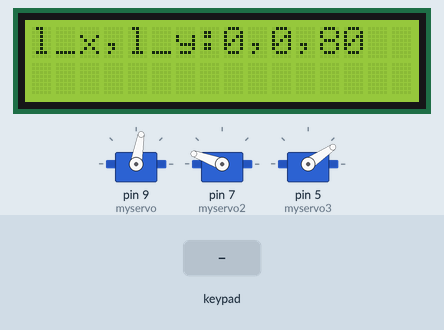
The sketch below on a simulated Arduino Uno, built with avr-gcc and run on an emulated ATmega328P. Parts: 16×2 character LCD, 3 × servo. The inputs (shaded band) are chosen by the test bench. What the sketch prints to the serial monitor is not drawn.

Above: at 1.2 s.
1.3 s: key 'D' pressed
At 2.1 s:
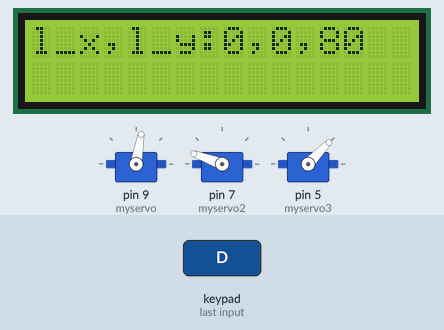
3.2 s: key 'R' pressed
At 3.41 s:
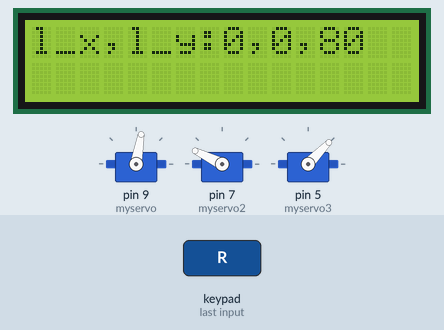
5.0 s: key 'U' pressed
At 6.6 s:
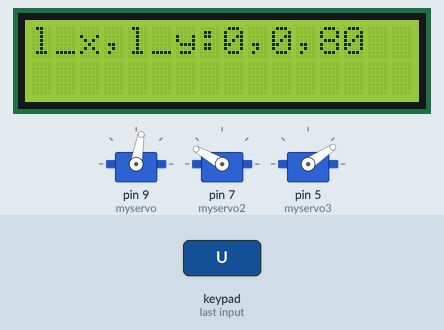
8.0 s: key 'U' pressed
At 9.0 s:
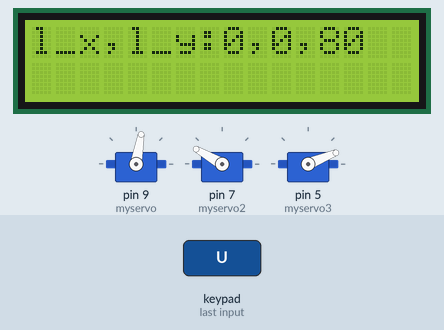
11.0 s: key 'U' pressed
At 12.5 s:
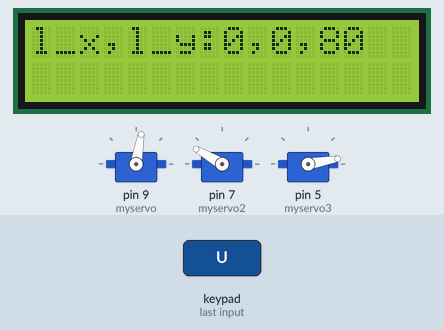
12.9 s: key 'L' pressed
At 14.5 s:
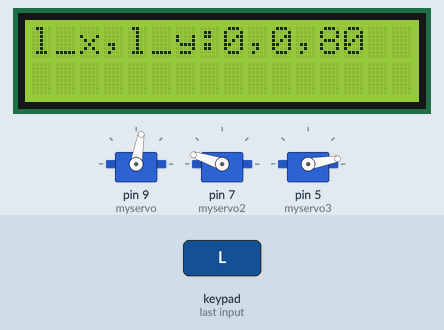
Timing chart, 0 to 15.8 s (numbered marks = the images above; inputs shaded):
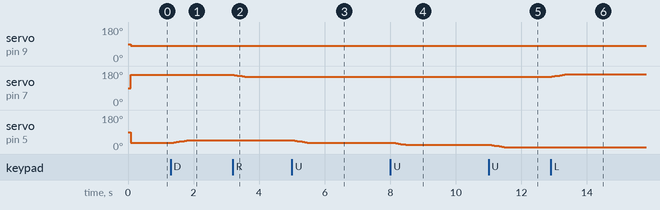

The sketch:

RoboticArm.ino
```cpp
#include <PS2X_lib.h>  //for v1.6
#include <Servo.h>

#include <Wire.h>
#include <LiquidCrystal_PCF8574.h>

Servo myservo;  // create servo object to control a servo
Servo myservo2;  // create servo object to control a servo
Servo myservo3;  // create servo object to control a servo
PS2X ps2x; // create PS2 Controller Class

LiquidCrystal_PCF8574 lcd(0x27);

//right now, the library does NOT support hot pluggable controllers, meaning
//you must always either restart your Arduino after you conect the controller,
//or call config_gamepad(pins) again after connecting the controller.
int error = 0;
byte type = 0;
byte vibrate = 0;
int val=80;      // variable on custom val
int val2=160;    // variable on custom val
int val3=34;     // variable on custom val
int spd=1;
int l_x,l_y,r_x,r_y;
int show;

void setup(){
 Serial.begin(57600);
  int error;
  Wire.begin();
  Wire.beginTransmission(0x27);
  error = Wire.endTransmission();
  lcd.begin(16, 2);

 myservo.attach(9);// attaches the servo on pin 9 to the servo object
 myservo2.attach(7);// attaches the servo on pin 7 to the servo object
 myservo3.attach(5);// attaches the servo on pin 5 to the servo object

 error = ps2x.config_gamepad(13,11,10,12, true, true);   //setup pins and settings:  GamePad(clock, command, attention, data, Pressures?, Rumble?) check for error

 if(error == 0){
   Serial.println("Found Controller, configured successful");
 }

  else if(error == 1)
   Serial.println("No controller found, check wiring, see readme.txt to enable debug. visit www.billporter.info for troubleshooting tips");

  else if(error == 2)
   Serial.println("Controller found but not accepting commands. see readme.txt to enable debug.");

  else if(error == 3)
   Serial.println("Controller refusing to enter Pressures mode, may not support it. ");

   //Serial.print(ps2x.Analog(1), HEX);

   type = ps2x.readType();
     switch(type) {
       case 0:
        Serial.println("Unknown Controller type");
       break;
       case 1:
        Serial.println("DualShock Controller Found");
       break;
     }

}

void loop(){
   /* You must Read Gamepad to get new values
   Read GamePad and set vibration values
   ps2x.read_gamepad(small motor on/off, larger motor strenght from 0-255)
   if you don't enable the rumble, use ps2x.read_gamepad(); with no values
   you should call this at least once a second
   */
  lcd.setBacklight(255);


 if(error == 1) //skip loop if no controller found
  return;
 else { //DualShock Controller

    ps2x.read_gamepad(false, vibrate);          //read controller and set large motor to spin at 'vibrate' speed

    /*
    if(ps2x.Button(PSB_START))                   //will be TRUE as long as button is pressed
         Serial.println("Start is being held");
    if(ps2x.Button(PSB_SELECT))
         Serial.println("Select is being held");
    */

     if(ps2x.Button(PSB_PAD_UP)) {         //will be TRUE as long as button is pressed
       //Serial.println(ps2x.Analog(PSAB_PAD_UP), DEC);
       val3-=2*spd;
           lcd.clear();
           lcd.print("ARM UP");
           lcd.display();
           //lcd.cursor();
      }
      if(ps2x.Button(PSB_PAD_RIGHT)){
        //Serial.println(ps2x.Analog(PSAB_PAD_RIGHT), DEC);
        val2-=2*spd;
           lcd.clear();
           lcd.print("ARM RIGHT");
           lcd.display();
          // lcd.cursor();
      }
      if(ps2x.Button(PSB_PAD_LEFT)){
        //Serial.println(ps2x.Analog(PSAB_PAD_LEFT), DEC);
        val2+=2*spd;
           lcd.clear();
           lcd.print("ARM LEFT");
           lcd.display();
           //lcd.cursor();
      }
      if(ps2x.Button(PSB_PAD_DOWN)){
       //Serial.println(ps2x.Analog(PSAB_PAD_DOWN), DEC);
       val3+=2*spd;
           lcd.clear();
           lcd.print("ARM DOWN");
           lcd.display();
           //lcd.cursor();

      }


     vibrate = ps2x.Analog(PSAB_BLUE);        //this will set the large motor vibrate speed based on
                                              //how hard you press the blue (X) button

    if (ps2x.NewButtonState())               //will be TRUE if any button changes state (on to off, or off to on)
    {
        /*
        if(ps2x.Button(PSB_L3))
         Serial.println("L3 pressed");
        if(ps2x.Button(PSB_R3))
         Serial.println("R3 pressed");
        if(ps2x.Button(PSB_L2))
         Serial.println("L2 pressed");
        */

        //Setting spped of robotic arm with R2 button
        if(ps2x.Button(PSB_R2))
         {
          if (spd==1)spd=2;else spd=1;
           lcd.clear();
           lcd.print("SPEED CHANGE");
           lcd.display();
           //lcd.cursor();
         }
    }


    if(ps2x.ButtonPressed(PSB_RED))             //will be TRUE if button was JUST pressed
         //Serial.println("Circle just pressed");

    if(ps2x.ButtonReleased(PSB_PINK))             //will be TRUE if button was JUST released
    {
       Serial.print("Val=");
       Serial.println(val);
       Serial.print("Val2=");
       Serial.println(val2);
       Serial.print("Val3=");
       Serial.println(val3);
       lcd.clear();
       lcd.print("TEST");
       lcd.display();
       //lcd.cursor();
     }

    if(ps2x.NewButtonState(PSB_BLUE))            //will be TRUE if button was JUST pressed OR released
     {
        //Serial.println("X just changed");

     }
    bool l1;
    bool r1;
    if((l1=ps2x.Button(PSB_L1)) || (r1=ps2x.Button(PSB_R1))) // print stick values if either is TRUE
    {
      /*
        Serial.print("Stick Values:");
        Serial.print(ps2x.Analog(PSS_LY), DEC); //Left stick, Y axis. Other options: LX, RY, RX
        Serial.print(",");
        Serial.print(ps2x.Analog(PSS_LX), DEC);
        Serial.print(",");
        Serial.print(ps2x.Analog(PSS_RY), DEC);
        Serial.print(",");
        Serial.println(ps2x.Analog(PSS_RX), DEC);
      */
        if (l1) val+=2*spd;
        else if (r1) val-=2*spd;
    }

    //---------------------------------------------------------------------------------------------

  l_x= ps2x.Analog(PSS_LY) -127; l_x = map(l_x, -127, 127, -10, 10);
  l_y= ps2x.Analog(PSS_LX) -128;  l_y = map(l_y, -128, 127, -10, 10);
  r_x= ps2x.Analog(PSS_RY) -127;  r_x = map(r_x, -127, 128, -10, 10);
  r_y= ps2x.Analog(PSS_RX) -128;  r_y = map(r_y, -128, 127, -10, 10);
  lcd.clear();
  lcd.print("l_x,l_y:");
  lcd.print(l_x);
  lcd.print(",");
  lcd.print(l_y);
  lcd.print(",");
  lcd.print(val);
  lcd.display();
  val3+=l_x;
  val2+=l_y;

  //CUSTOM BORDER VALUES
  if  (val>115)
  {
    val=115;
  }
  if  (val<50)
  {
    val=50;
  }
  if  (val2>168)
  {
    val2=168;
  }
  if  (val2<0)
  {
    val2=0;
  }
if  (val3>164)
  {
    val3=164;
  }
  if  (val3<0)
  {
    val3=0;
  }

  //Serial.println(val);
   myservo.write(val);                  // sets the servo position according to the scaled value
   myservo2.write(val2);
   myservo3.write(val3);

 }


 delay(50);


}
```

Measured:
- after the input at 1.3 s, servo on pin 5 (myservo3): moves from 34° to 46° over 0.40 s, starting after 0.10 s
- after the input at 3.2 s, servo on pin 7 (myservo2): moves from 160° to 150° over 0.32 s, starting after 0.05 s
- after the input at 5.0 s, servo on pin 5 (myservo3): moves from 46° to 34° over 0.39 s, starting after 0.09 s
- after the input at 8.0 s, servo on pin 5 (myservo3): moves from 34° to 22° over 0.39 s, starting after 0.09 s
- after the input at 11.0 s, servo on pin 5 (myservo3): moves from 22° to 10° over 0.39 s, starting after 0.09 s
- after the input at 12.9 s, servo on pin 7 (myservo2): moves from 150° to 162° over 0.40 s, starting at once
